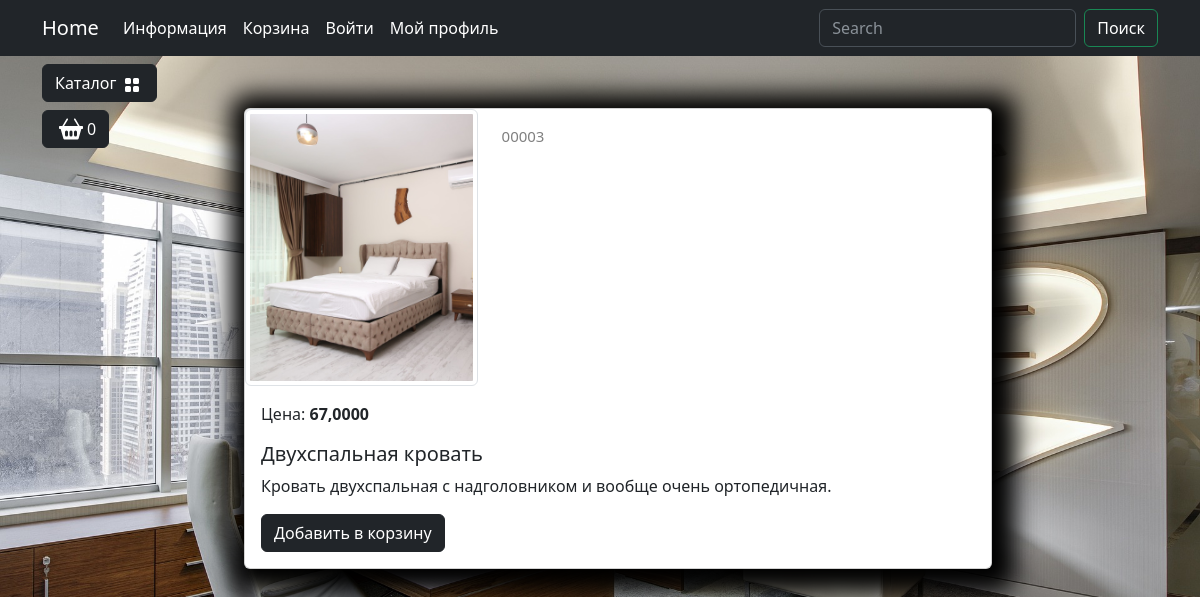
Screenshot of /catalog/product/dvuhspalnaya-krovat/ with the database file from the repository.
### good/models.py (models this page shows, shortened)
class Products(models.Model):
    name = models.CharField(max_length=150, unique=True, verbose_name='Название')
    slug = models.SlugField(max_length=200, unique=True, blank=True, null=True, verbose_name='URL')
    description = models.TextField(blank=True, null=True, verbose_name='Описание')
    image = models.ImageField(upload_to='goods_images', blank=True, null=True, verbose_name='Изображение')
    price = models.DecimalField(default=0.00, max_digits=7, decimal_places=2, verbose_name='Цена')
    discount = models.DecimalField(default=0.00, max_digits=4, decimal_places=2, verbose_name='Скидка в %')
    quantity = models.PositiveIntegerField(default=0, verbose_name='Количество')
    category = models.ForeignKey(to=Category, on_delete=models.CASCADE, verbose_name='Категория')
    def ides(self):
        return f'{self.id:05}'
    def discounter(self):
        if self.discount:
            return self.price - (self.price * self.discount)/100
        return self.price
    class Meta:
        db_table = 'product'
        verbose_name = 'Продукт'
        verbose_name_plural = 'Продукты'
        ordering :tuple =('id',)

### good/views.py (the view)
# urls.py: path('product/<slug:product_slug>/', views.product, name= "product")
def product(request,product_slug):
    product = Products.objects.get(slug= product_slug)
    conte = {"name":"О НАС",
             "product":product}
    return  render(request, "good/product.html",conte)

### good/templatetags/good_templat.py (called while the page is built)
@register.simple_tag()
def tag_categories():
    return Category.objects.all()

### good/templates/good/product.html (shortened to what this page needs)
{% extends "good/base.html" %}
{% load static %}
{% block content %}
    <div class="col-lg-10">
                        <div class="container mt-5">
                            <div class="card mb-4 custom-shadow">
                                <div class="row">
                                    <div class="col-md-4">
                                        <img src="{{product.image.url}}"
                                            class="img-thumbnail" data-bs-toggle="modal" data-bs-target="#imageModal1">
                                    </div>
                                    <div class="col-md-4 ">
                                        <p class="product_id mt-3">{{product.ides}}</p>
                                    </div>
                                </div>
                                <div class="card-body">
                                    <p class="card-text">Цена: <strong>{{product.discounter}}</strong></p>
                                    <h5 class="card-title">{{product.name}}</h5>
                                    <p class="card-text">{{product.description}}</p>
                                    <a href="#" class="btn btn-dark add-to-cart">Добавить в корзину</a>
                                </div>
                            </div>
                        </div>
                    </div>
{% endblock content %}

### static/deps/css/my_css.css (style rules this page uses)
body { background-image: url("../images/bg-image.jpg"); background-repeat: no-repeat; background-attachment: fixed; background-position: center center; background-size: cover; height: 100%; }
.custom-shadow { box-shadow: 5px 5px 25px 19px #000000; }
.product_id { color: gray; font-size: 15px; }

### rows the page displays
Products: image (picture), ides "00003", discounter "67,0000", name "Двухспальная кровать", description "Кровать двухспальная с надголовником и вообще очень ортопедичная."
